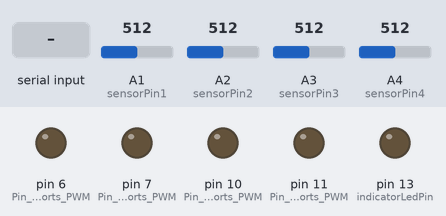
Recording of a sketch running on a simulated Arduino Mega 2560, built with avr-gcc and run on an emulated ATmega2560. Shown: output pins drawn as LEDs (lit = HIGH). The test bench sets the inputs (shaded band); at power-on: A1 (sensorPin1) = 512, A2 (sensorPin2) = 512, A3 (sensorPin3) = 512, A4 (sensorPin4) = 512.

Above: at 2.2 s.
2.3 s: "1" received over the second serial link
At 3.5 s:
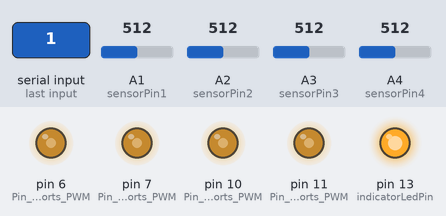
3.8 s: A1 (sensorPin1) set to 716
At 4.6 s:
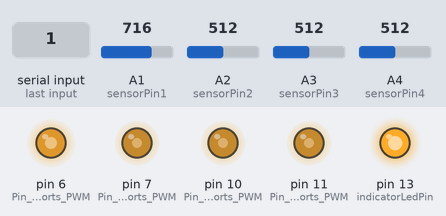
5.3 s: A2 (sensorPin2) set to 716
At 6.1 s:
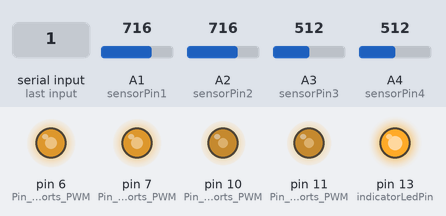
6.8 s: A3 (sensorPin3) set to 716
At 7.1 s:
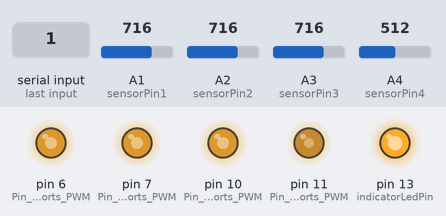
8.3 s: A4 (sensorPin4) set to 716
At 9.3 s:
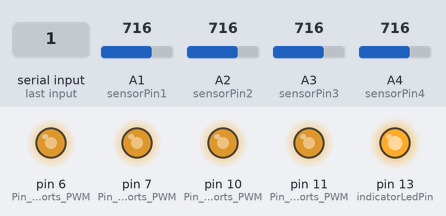
9.8 s: A1 (sensorPin1) set to 992
At 10.7 s:
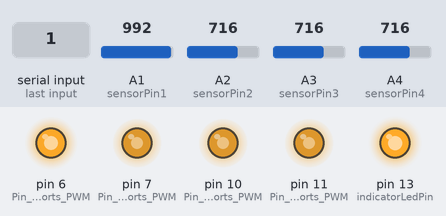
Timing chart, 0 to 12.3 s (numbered marks = the images above; inputs shaded):
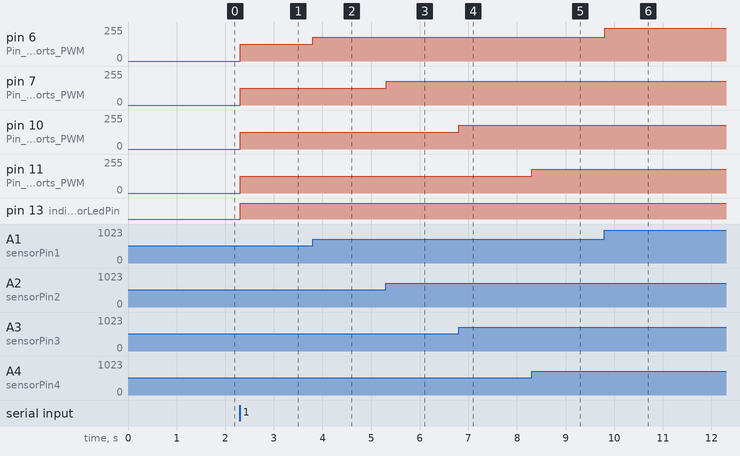

The sketch:

WAHOO.ino
```cpp
// Define analog sensor pins
const int sensorPin1 = A1;  // Pin A1 connected to Sensor 1
const int sensorPin2 = A2;  // Pin A2 connected to Sensor 2
const int sensorPin3 = A3;  // Pin A3 connected to Sensor 3
const int sensorPin4 = A4;  // Pin A4 connected to Sensor 4

// Builtin LED
const int indicatorLedPin = LED_BUILTIN;  // Onboard LED pin


void setup() {
  Serial1.begin(115200); // Initialize serial1 at 115200 baud rate with a 1s delay to get is started
  delay(1000);

  pinMode(6, OUTPUT);   // Pin 6 supports PWM, LED 1
  pinMode(7, OUTPUT);   // Pin 7 supports PWM, LED 2
  pinMode(10, OUTPUT);  // Pin 10 supports PWM, LED 3
  pinMode(11, OUTPUT);  // Pin 11 supports PWM, LED 4

  pinMode(indicatorLedPin, OUTPUT); // Set indicator LED pin as OUTPUT
}

int led_status = 0;

void loop() {
  if (Serial1.available() > 0) { // Check if data is available to read from serial
    char command = Serial1.read();

    if (command == '1'){
      led_status = 1;
      digitalWrite(indicatorLedPin, HIGH); // Turn on the LED indicator
    }

    else if (command == '0'){
      led_status = 0;
      digitalWrite(indicatorLedPin, LOW); // Turn off the LED indicator
    }
  }

  if (led_status == 1){

  // Read analog sensor values
  int sensorValue1 = analogRead(sensorPin1);  // Read value from Sensor 1
  int sensorValue2 = analogRead(sensorPin2);  // Read value from Sensor 2
  int sensorValue3 = analogRead(sensorPin3);  // Read value from Sensor 3
  int sensorValue4 = analogRead(sensorPin4);  // Read value from Sensor 4

  // Map sensor values to PWM range and control LED brightness
  analogWrite(6, map(sensorValue1, 0, 1023, 0, 255));  // Sensor 1 -> pin 6 (LED 1)
  analogWrite(7, map(sensorValue2, 0, 1023, 0, 255));  // Sensor 2 -> pin 7 (LED 2)
  analogWrite(10, map(sensorValue3, 0, 1023, 0, 255)); // Sensor 3 -> pin 10 (LED 3)
  analogWrite(11, map(sensorValue4, 0, 1023, 0, 255)); // Sensor 4 -> pin 11 (LED 4)
  }

  else {

  digitalWrite(6, LOW); // Turn off light connected to pin 5
  digitalWrite(7, LOW); // Turn off light connected to pin 6
  digitalWrite(10, LOW); // Turn off light connected to pin 9
  digitalWrite(11, LOW); // Turn off light connected to pin 10
  }

  delay(10); // Small delay between sensor readings and LED updates
}
```

Measured:
- after the input at 2.3 s, pin 6 (Pin_6_supports_PWM), pin 7 (Pin_7_supports_PWM), pin 10 (Pin_10_supports_PWM), pin 11 (Pin_11_supports_PWM): 0/255 → 127/255 at once; pin 13 (indicatorLedPin): LOW → HIGH at once
- after the input at 3.8 s, pin 6 (Pin_6_supports_PWM): 127/255 → 178/255 at once
- after the input at 5.3 s, pin 7 (Pin_7_supports_PWM): 127/255 → 178/255 at once
- after the input at 6.8 s, pin 10 (Pin_10_supports_PWM): 127/255 → 178/255 at once
- after the input at 8.3 s, pin 11 (Pin_11_supports_PWM): 127/255 → 178/255 at once
- after the input at 9.8 s, pin 6 (Pin_6_supports_PWM): 178/255 → 247/255 at once
